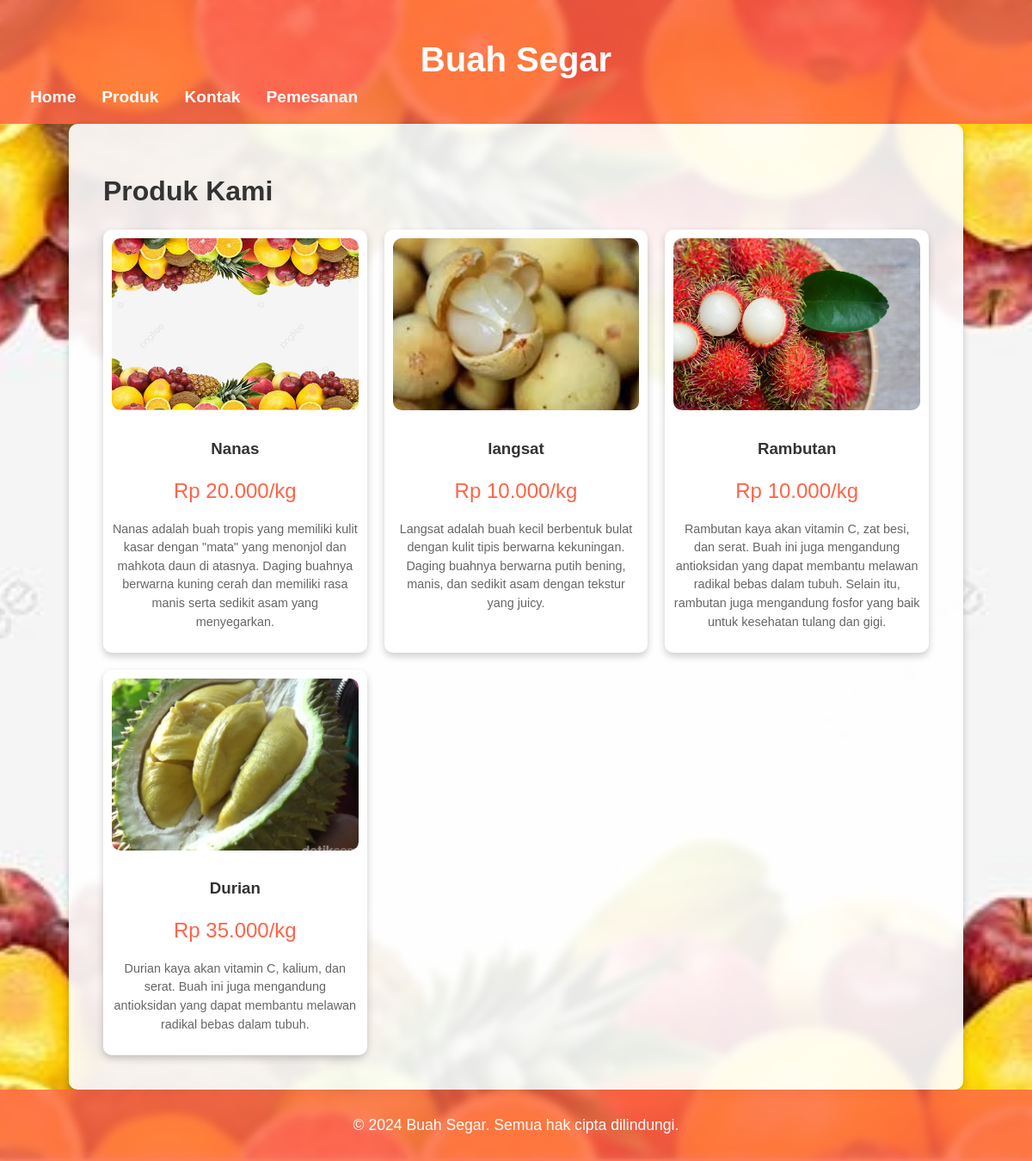
/produk.php, run on the app's committed database.
### tables this page shows
CREATE TABLE `produk` (
  `id_produk` int(11) NOT NULL,
  `nama_produk` varchar(255) NOT NULL,
  `harga` int(255) NOT NULL,
  `gambar` varchar(255) NOT NULL,
  `deskripsi` varchar(2555) NOT NULL
);

### produk.php (the view, shortened to what this page needs)
<?php
$servername = "localhost";
$username = "root";
$password = "";
$dbname = "db_buah";
$conn = new mysqli($servername, $username, $password, $dbname);
$sql = "SELECT * FROM produk";
$result = $conn->query($sql);
?>
<!DOCTYPE html>
<html lang="id">
<head>
</head>
<body>
    <header>
        <h1>Buah Segar</h1>
        <nav>
            <ul>
                <li><a href="home.php">Home</a></li>
                <li><a href="produk.php">Produk</a></li>
                <li><a href="kontak.php">Kontak</a></li>
                <li><a href="order.php">Pemesanan</a></li>
            </ul>
        </nav>
    </header>
    <div class="container">
        <h2>Produk Kami</h2>
        <div class="product-list">
            <?php if (isset($result) && $result->num_rows > 0): ?>
                <?php while ($row = $result->fetch_assoc()): ?>
                    <div class="product" data-id="<?php echo htmlspecialchars($row['id_produk']); ?>" data-name="<?php echo htmlspecialchars($row['nama_produk']); ?>" data-price="<?php echo htmlspecialchars($row['harga']); ?>">
                        <img src="uploads/<?php echo htmlspecialchars($row['gambar']); ?>" alt="<?php echo htmlspecialchars($row['nama_produk']); ?>">
                        <div class="product-details">
                            <h3><?php echo htmlspecialchars($row['nama_produk']); ?></h3>
                            <p class="price">Rp <?php echo number_format($row['harga'], 0, ',', '.'); ?>/kg</p>
                            <p class="description"><?php echo htmlspecialchars($row['deskripsi']); ?></p>
                        </div>
                    </div>
                <?php endwhile; ?>
            <?php else: ?>
                <p>Belum ada produk yang tersedia.</p>
            <?php endif; ?>
        </div>
    </div>
    <footer>
        <p>&copy; 2024 Buah Segar. Semua hak cipta dilindungi.</p>
    </footer>
</body>
</html>

### produk.php (style rules this page uses)
body { background-image: url("background.jpeg"); background-repeat: no-repeat; background-size: cover; background-position: center; background-attachment: fixed; height: 100%; font-family: Arial, sans-serif; margin: 0; color: #333; }
header { background-color: rgba(255, 99, 71, 0.8); color: white; text-align: center; padding: 20px 0; position: relative; backdrop-filter: blur(5px); }
nav { display: flex; justify-content: space-between; align-items: center; padding: 0 20px; z-index: 1000; }
nav ul { list-style-type: none; padding: 0; margin: 0; display: flex; }
nav ul li { margin: 0 15px; }
nav ul li a { color: white; text-decoration: none; font-weight: bold; transition: color 0.3s; }
.container { width: 80%; margin: auto; background: rgba(255, 255, 255, 0.9); padding: 40px; border-radius: 10px; box-shadow: 0 4px 8px rgba(0, 0, 0, 0.2); backdrop-filter: blur(5px); }
h1 { font-size: 2.5em; margin-bottom: 10px; }
h2 { font-size: 2em; margin-top: 20px; }
p { font-size: 1.1em; line-height: 1.6; }
ul { list-style-type: none; padding: 0; }
ul li { font-size: 1.2em; margin: 10px 0; }
footer { background-color: rgba(255, 99, 71, 0.8); color: white; text-align: center; padding: 10px 0; position: relative; bottom: 0; width: 100%; backdrop-filter: blur(5px); }
.product-list { display: grid; grid-template-columns: repeat(auto-fill, minmax(300px, 1fr)); gap: 20px; margin-top: 20px; }
.product { background-color: white; border-radius: 10px; box-shadow: 0 4px 8px rgba(0,0,0,0.2); overflow: hidden; display: flex; flex-direction: column; align-items: center; padding: 10px; transition: transform 0.3s ease, box-shadow 0.3s ease; }
.product img { width: 100%; height: 200px; object-fit: cover; border-radius: 10px; margin-bottom: 15px; }
.product-details { text-align: center; }
.product .price { font-size: 1.5em; color: #ff6347; margin: 10px 0; }
.product .description { font-size: 0.9em; color: #666; line-height: 1.5; }

### data on the page
produk: gambar (picture), nama_produk "Nanas", harga "20.000", deskripsi "Nanas adalah buah tropis yang memiliki kulit kasar dengan \"mata\" yang menonjol dan mahkota daun di atasnya. Daging buahnya berwarna kuning cerah dan memiliki rasa manis serta sedikit asam yang menyegarkan."
produk: gambar (picture), nama_produk "langsat", harga "10.000", deskripsi "Langsat adalah buah kecil berbentuk bulat dengan kulit tipis berwarna kekuningan. Daging buahnya berwarna putih bening, manis, dan sedikit asam dengan tekstur yang juicy."
produk: gambar (picture), nama_produk "Rambutan", harga "10.000", deskripsi "Rambutan kaya akan vitamin C, zat besi, dan serat. Buah ini juga mengandung antioksidan yang dapat membantu melawan radikal bebas dalam tubuh. Selain itu, rambutan juga mengandung fosfor yang baik untuk kesehatan tulang dan gigi."
produk: gambar (picture), nama_produk "Durian", harga "35.000", deskripsi "Durian kaya akan vitamin C, kalium, dan serat. Buah ini juga mengandung antioksidan yang dapat membantu melawan radikal bebas dalam tubuh."
